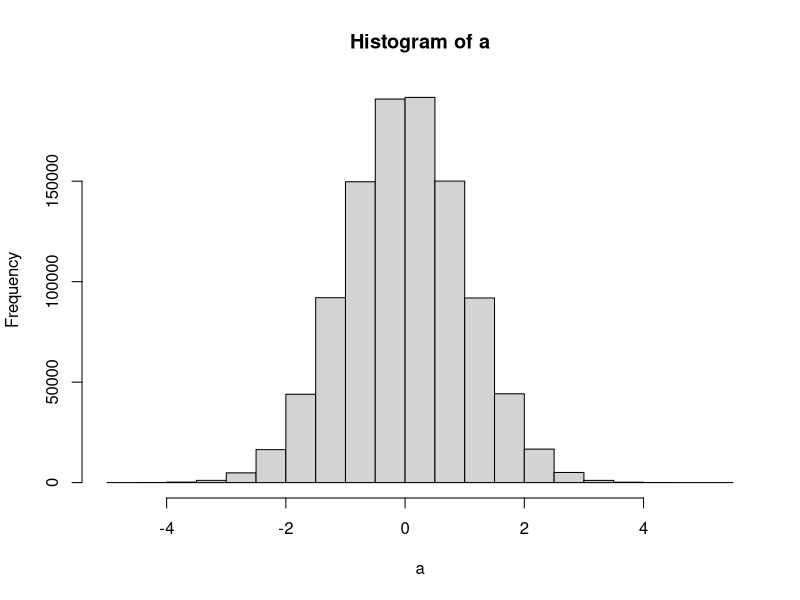

Write R code to recreate this figure.
sample(c("A","G","C","T"),10, replace= TRUE)
# c denotes the set to choose from, next number denotes number of samples to draw

sample(1:52, 10)
# 1:52 is range of integers from [1,52], including both limits unlike py or c++

rnorm(100,0,1)

#library("ggplot2")
a=rnorm(1000000,0,1)
hist(a)
mean(a)
sd(a)
